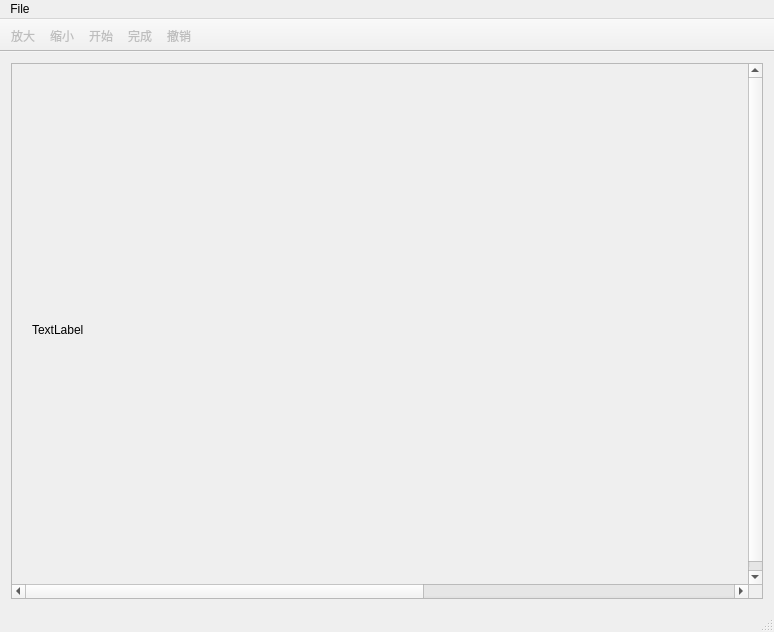
<?xml version="1.0" encoding="UTF-8"?>
<ui version="4.0">
 <class>IntelligentScissor</class>
 <widget class="QMainWindow" name="IntelligentScissor">
  <property name="geometry">
   <rect>
    <x>0</x>
    <y>0</y>
    <width>774</width>
    <height>632</height>
   </rect>
  </property>
  <property name="windowTitle">
   <string>IntelligentScissor</string>
  </property>
  <property name="windowIcon">
   <iconset>
    <normaloff>:/icon/image/scissor (1).ico</normaloff>:/icon/image/scissor (1).ico</iconset>
  </property>
  <property name="windowOpacity">
   <double>1.000000000000000</double>
  </property>
  <property name="autoFillBackground">
   <bool>false</bool>
  </property>
  <property name="toolButtonStyle">
   <enum>Qt::ToolButtonTextUnderIcon</enum>
  </property>
  <property name="documentMode">
   <bool>false</bool>
  </property>
  <property name="tabShape">
   <enum>QTabWidget::Rounded</enum>
  </property>
  <widget class="QWidget" name="centralWidget">
   <layout class="QGridLayout" name="gridLayout">
    <item row="0" column="0">
     <widget class="QScrollArea" name="scrollArea">
      <property name="verticalScrollBarPolicy">
       <enum>Qt::ScrollBarAlwaysOn</enum>
      </property>
      <property name="horizontalScrollBarPolicy">
       <enum>Qt::ScrollBarAlwaysOn</enum>
      </property>
      <property name="sizeAdjustPolicy">
       <enum>QAbstractScrollArea::AdjustToContents</enum>
      </property>
      <property name="widgetResizable">
       <bool>true</bool>
      </property>
      <widget class="QWidget" name="scrollAreaWidgetContents">
       <property name="enabled">
        <bool>true</bool>
       </property>
       <property name="geometry">
        <rect>
         <x>0</x>
         <y>0</y>
         <width>1311</width>
         <height>537</height>
        </rect>
       </property>
       <property name="minimumSize">
        <size>
         <width>1311</width>
         <height>529</height>
        </size>
       </property>
       <widget class="my_label" name="label">
        <property name="geometry">
         <rect>
          <x>20</x>
          <y>30</y>
          <width>991</width>
          <height>471</height>
         </rect>
        </property>
        <property name="text">
         <string>TextLabel</string>
        </property>
       </widget>
      </widget>
     </widget>
    </item>
   </layout>
  </widget>
  <widget class="QStatusBar" name="statusBar"/>
  <widget class="QToolBar" name="mainToolBar">
   <property name="cursor">
    <cursorShape>ArrowCursor</cursorShape>
   </property>
   <property name="mouseTracking">
    <bool>false</bool>
   </property>
   <property name="movable">
    <bool>false</bool>
   </property>
   <attribute name="toolBarArea">
    <enum>TopToolBarArea</enum>
   </attribute>
   <attribute name="toolBarBreak">
    <bool>false</bool>
   </attribute>
   <addaction name="actionZoom_in"/>
   <addaction name="actionZoom_Out"/>
   <addaction name="actionScissorStart"/>
   <addaction name="actionScissorStop"/>
   <addaction name="actionScissorUndoLast"/>
  </widget>
  <widget class="QMenuBar" name="menuBar">
   <property name="geometry">
    <rect>
     <x>0</x>
     <y>0</y>
     <width>774</width>
     <height>22</height>
    </rect>
   </property>
   <widget class="QMenu" name="menuFile">
    <property name="title">
     <string>File</string>
    </property>
    <addaction name="actionSaveContour"/>
    <addaction name="actionSaveMask"/>
    <addaction name="actionExit"/>
   </widget>
   <addaction name="menuFile"/>
  </widget>
  <action name="actionNew">
   <property name="icon">
    <iconset>
     <normaloff>:/icon/image/new.ico</normaloff>:/icon/image/new.ico</iconset>
   </property>
   <property name="text">
    <string>New</string>
   </property>
  </action>
  <action name="actionOpen">
   <property name="enabled">
    <bool>false</bool>
   </property>
   <property name="icon">
    <iconset>
     <normaloff>:/icon/image/open_file.ico</normaloff>:/icon/image/open_file.ico</iconset>
   </property>
   <property name="text">
    <string>Open</string>
   </property>
   <property name="shortcut">
    <string>Ctrl+O</string>
   </property>
  </action>
  <action name="actionSaveContour">
   <property name="icon">
    <iconset>
     <normaloff>:/icon/image/save_mask.ico</normaloff>:/icon/image/save_mask.ico</iconset>
   </property>
   <property name="text">
    <string>Save Contour</string>
   </property>
   <property name="shortcut">
    <string>Ctrl+X</string>
   </property>
  </action>
  <action name="actionSaveMask">
   <property name="icon">
    <iconset>
     <normaloff>:/icon/image/save_counter.ico</normaloff>:/icon/image/save_counter.ico</iconset>
   </property>
   <property name="text">
    <string>Save Mask</string>
   </property>
   <property name="shortcut">
    <string>Ctrl+S</string>
   </property>
  </action>
  <action name="actionExit">
   <property name="icon">
    <iconset>
     <normaloff>:/icon/image/exit.ico</normaloff>:/icon/image/exit.ico</iconset>
   </property>
   <property name="text">
    <string>Exit</string>
   </property>
   <property name="shortcut">
    <string>Ctrl+Q</string>
   </property>
  </action>
  <action name="actionUndo">
   <property name="text">
    <string>Undo</string>
   </property>
  </action>
  <action name="actionCut">
   <property name="text">
    <string>Cut</string>
   </property>
  </action>
  <action name="actionCopy">
   <property name="text">
    <string>Copy</string>
   </property>
  </action>
  <action name="actionPaste">
   <property name="text">
    <string>Paste</string>
   </property>
  </action>
  <action name="actionOriginal_Image">
   <property name="text">
    <string>Original Image</string>
   </property>
  </action>
  <action name="actionZoom_in">
   <property name="enabled">
    <bool>false</bool>
   </property>
   <property name="text">
    <string>放大</string>
   </property>
   <property name="iconText">
    <string notr="true">放大</string>
   </property>
   <property name="toolTip">
    <string notr="true">放大</string>
   </property>
   <property name="shortcut">
    <string>Ctrl+=</string>
   </property>
  </action>
  <action name="actionZoom_Out">
   <property name="enabled">
    <bool>false</bool>
   </property>
   <property name="text">
    <string>缩小</string>
   </property>
   <property name="toolTip">
    <string notr="true">缩小</string>
   </property>
   <property name="shortcut">
    <string>Ctrl+-</string>
   </property>
  </action>
  <action name="actionScissorStart">
   <property name="enabled">
    <bool>false</bool>
   </property>
   <property name="text">
    <string>开始</string>
   </property>
   <property name="toolTip">
    <string notr="true">开始</string>
   </property>
  </action>
  <action name="actionScissorStop">
   <property name="enabled">
    <bool>false</bool>
   </property>
   <property name="text">
    <string>完成</string>
   </property>
   <property name="toolTip">
    <string notr="true">完成</string>
   </property>
  </action>
  <action name="actionScissorUndoLast">
   <property name="enabled">
    <bool>false</bool>
   </property>
   <property name="text">
    <string>撤销</string>
   </property>
   <property name="toolTip">
    <string notr="true">撤销</string>
   </property>
   <property name="shortcut">
    <string>Backspace</string>
   </property>
  </action>
  <action name="actionHow_To">
   <property name="text">
    <string>Usage</string>
   </property>
   <property name="toolTip">
    <string notr="true">Usage</string>
   </property>
  </action>
  <action name="actionAbout">
   <property name="text">
    <string>About</string>
   </property>
  </action>
 </widget>
 <layoutdefault spacing="6" margin="11"/>
 <customwidgets>
  <customwidget>
   <class>my_label</class>
   <extends>QLabel</extends>
   <header location="global">my_label.h</header>
  </customwidget>
 </customwidgets>
 <resources/>
 <connections/>
</ui>
